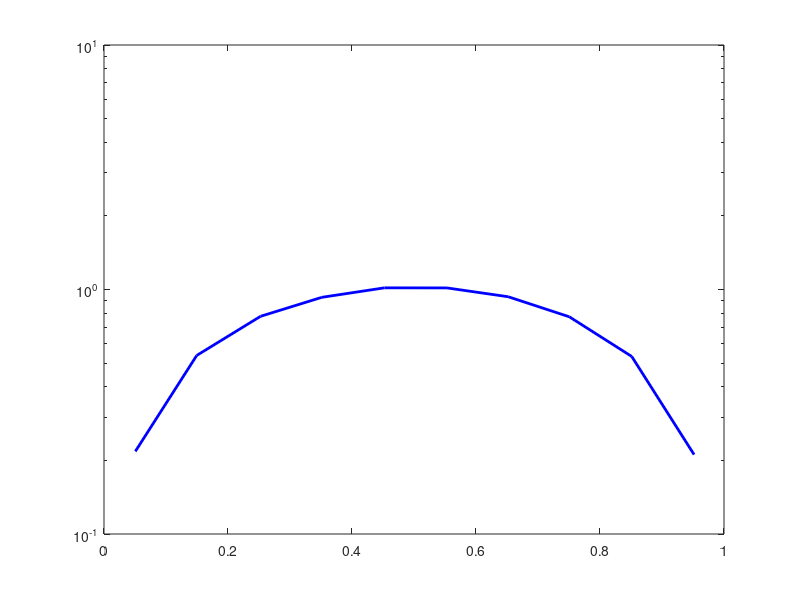

Here is the MATLAB script that generated this plot: (Note: this script raises an error after producing the figure.)
clc;clear all;close all
%%

load 001.dat;
Ta1=X001;
load 01.dat;
Ta2=X01;
load 05.dat
Ta3=X05;
Ta3(:,2)=Ta3(:,2)

semilogy(Ta1(:,1),Ta1(:,2),'b','LineWidth',2);
hold on


load 3D-z/2e-7/Tempcell.dat;

C=1627100;
q=1E15;
k=150;
v=2677;
xx=0:0.01:1
S=q;
L=2e-7;
T11=Tempcell;
T11(:,4)=8*k*(T11(:,4))/S/L/L;
scatter(T11(:,3)/L,T11(:,4),80,'r');
hold on


plot(Ta2(:,1),Ta2(:,2),'b','LineWidth',2);
hold on


plot(Ta3(:,1),Ta3(:,2),'b','LineWidth',2);
hold on


load 3D-z/1e-6/Tempcell.dat;

C=1627100;
q=1E15;
k=150;
v=2677;
xx=0:0.01:1
S=q;
L=1e-6;
T11=Tempcell;
T11(:,4)=8*k*(T11(:,4))/S/L/L;
scatter(T11(:,3)/L,T11(:,4),80,'r');
hold on


load 3D-z/1e-5/Tempcell.dat;

C=1627100;
q=1E15;
k=150;
v=2677;
xx=0:0.01:1
S=q;
L=1e-5;
T11=Tempcell;
T11(:,4)=8*k*(T11(:,4))/S/L/L;
scatter(T11(:,3)/L,T11(:,4),80,'r');
hold on


box on

legend('Cao et al','Present','FontSize',24,'Location','best');
legend boxoff

xlabel('X*','FontSize',24);

ylabel('T*','FontSize',24);

set(gca,'FontSize',24);

text(0.5,2,'L=1000 nm','FontSize',24)

text(0.5,1,'L=100 nm','FontSize',24)

text(0.5,0.5,'L=10 nm','FontSize',24)
